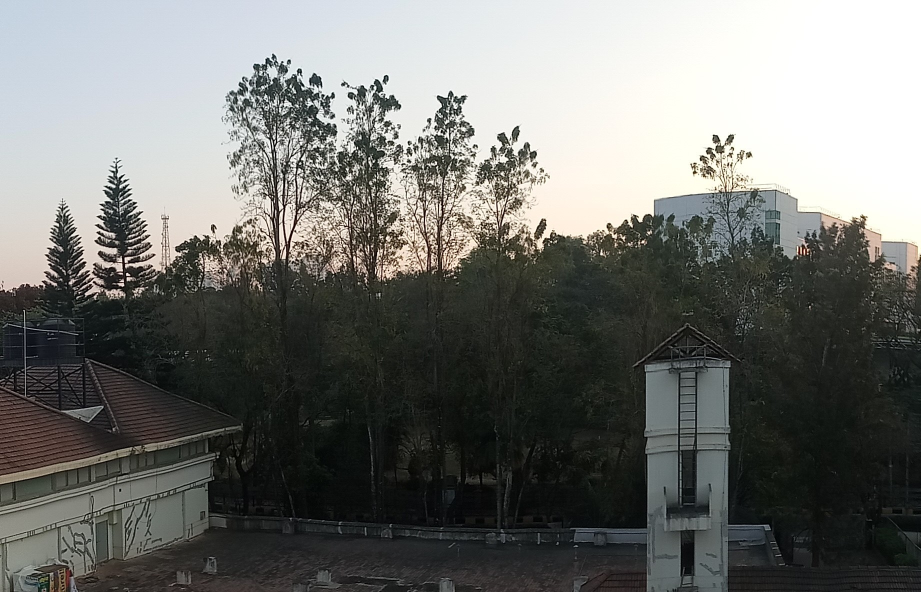
#> input picture Assignment 2/Q2a/pa2.jpg, 1841 x 1184 px (shown at 1/2 size)
$ jupyter execute Q2a_main.ipynb
#> lines starting #> are read from the running program, lines starting #| are printed output that depends on the picture
[cell 1]
import cv2
import numpy as np
import matplotlib.pyplot as plt

[cell 2]
img1 = cv2.imread('pa2.jpg')
#> img1 is the input picture: shape (1184, 1841, 3); mean B, G, R 112, 115.3, 114.2
img1 = cv2.resize(img1,(800,800))
#> img1: shape (800, 800, 3)
#img1 = cv2.resize(img1, (0,0), fx=0.2,fy=0.2)
img2 = cv2.imread('pa1.jpg')
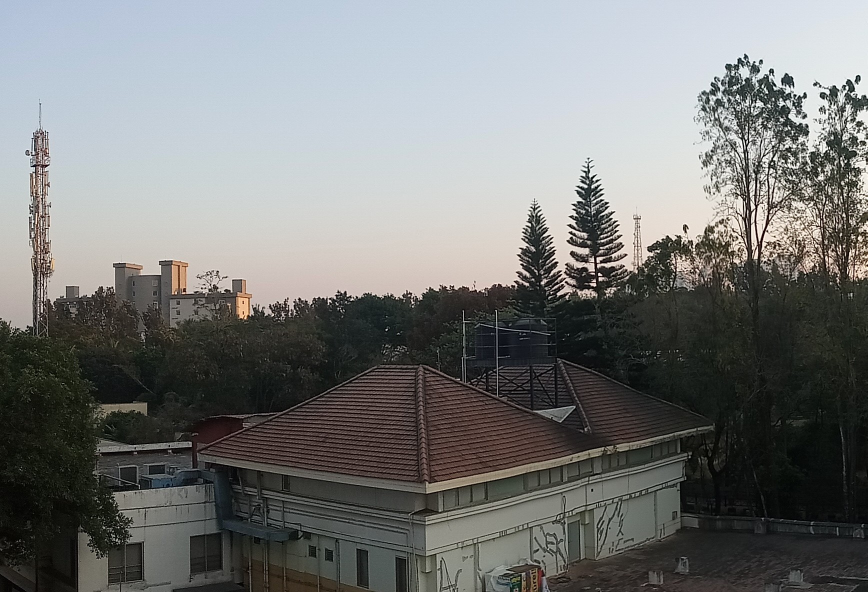
#> input picture Assignment 2/Q2a/pa1.jpg, 1735 x 1184 px (shown at 1/2 size)
#> img2 is the input picture: shape (1184, 1735, 3); mean B, G, R 120.1, 121.1, 119.6
img2 = cv2.resize(img2,(800,800))
#> img2: shape (800, 800, 3)
#img2 = cv2.resize(img2, (0,0), fx=0.2,fy=0.2)

[cell 3]
sift = cv2.SIFT_create()

kp1,des1 = sift.detectAndCompute(img1,None)
#> kp1 = 2415 keypoints; strongest (x, y, size): (604, 233, 2.5), (280, 129, 1.8), (355, 218, 2.6), (105, 370, 2)
simg1=cv2.drawKeypoints(img1,kp1,img1,flags=cv2.DRAW_MATCHES_FLAGS_DRAW_RICH_KEYPOINTS)

kp2,des2 = sift.detectAndCompute(img2,None)
#> kp2 = 2332 keypoints; strongest (x, y, size): (553, 371, 2.3), (733, 129, 1.9), (781, 118, 1.9), (702, 82, 2.2)
simg2=cv2.drawKeypoints(img2,kp2,img2,flags=cv2.DRAW_MATCHES_FLAGS_DRAW_RICH_KEYPOINTS)
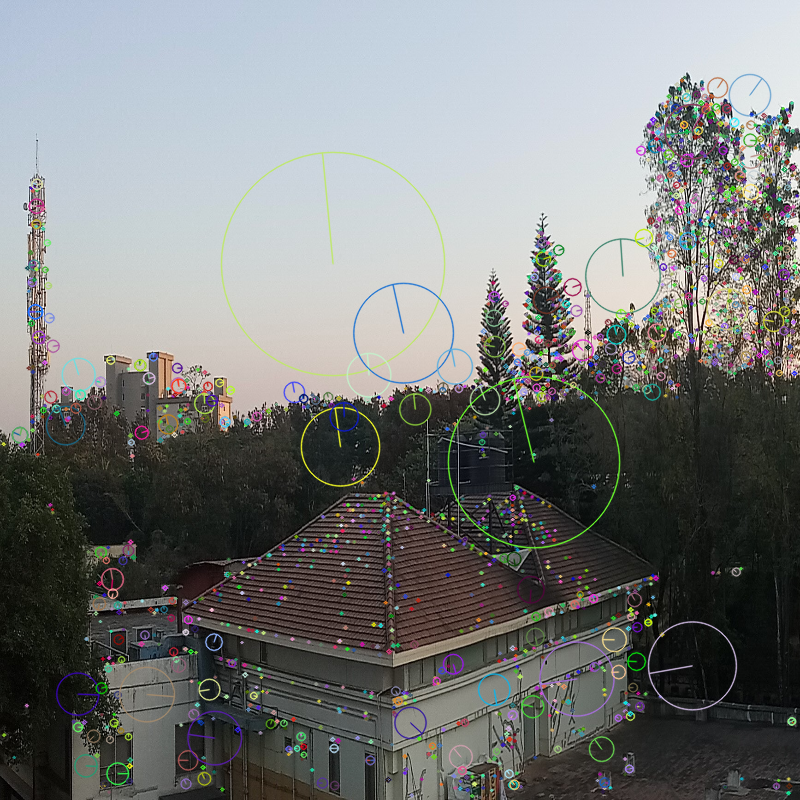
#> simg2: shape (800, 800, 3); mean B, G, R 121.3, 122.5, 120.6

[cell 4]
print(len(kp1))
#| 2415
print(len(kp2))
#| 2332
print(des1.shape)
#| (2415, 128)
print(des2.shape)
#| (2332, 128)

[cell 5]
simg1 = cv2.cvtColor(simg1, cv2.COLOR_BGR2RGB)
plt.imshow(simg1)

[cell 6]
simg2 = cv2.cvtColor(simg2, cv2.COLOR_BGR2RGB)
plt.imshow(simg2)

[cell 7]
bf = cv2.BFMatcher()
matches = bf.knnMatch(des1,des2,k=2)
#> matches = 2415 matches

[cell 8]
good = []
for m,n in matches:
    if m.distance < 0.3*n.distance:
        good.append([m])
#> after the loop, good = 648 matches

[cell 9]
len(good)
#> Out = 648

[cell 10]
img3 = cv2.drawMatchesKnn(img1,kp1,img2,kp2,good,None,flags=cv2.DrawMatchesFlags_NOT_DRAW_SINGLE_POINTS)
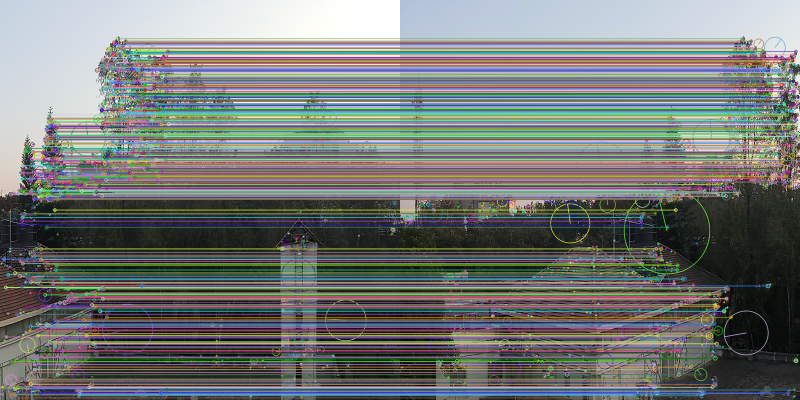
#> img3: shape (800, 1600, 3) (shown at 1/2 size); mean B, G, R 117.2, 119.5, 116.1
plt.imshow(img3)
plt.show()

[cell 11]
src_pts = np.float32([ kp1[m[0].queryIdx].pt for m in good ]).reshape(-1,1,2)
#> src_pts = 648 rows, first 8: [7.41, 517.7], [7.41, 517.7], [11.39, 574.4], [11.39, 574.4], [12.05, 673.3], [15.77, 549.2], [15.77, 549.2], [21.35, 723.1]
dst_pts = np.float32([ kp2[m[0].trainIdx].pt for m in good ]).reshape(-1,1,2)
#> dst_pts = 648 rows, first 8: [443, 517.7], [443, 517.7], [447.5, 574.5], [447.5, 574.5], [448.2, 673.4], [452.1, 549.2], [452.1, 549.2], [458.1, 723]

M, mask = cv2.findHomography(src_pts, dst_pts, cv2.RANSAC,5.0)
#> M = [[1.06, 2.96e-05, 435.3], [7.55e-05, 1, -0.0104], [-1.66e-08, -2.32e-08, 1]]; mask = 648 values from 1 to 1

[cell 12]
img1 = cv2.imread('pa2.jpg',0)
#> img1: shape (1184, 1841); min 0, max 255, mean 114.6
img1 = cv2.resize(img1,(800,800))
#> img1: shape (800, 800)
#img1 = cv2.resize(img1, (0,0), fx=0.2,fy=0.2)
img2 = cv2.imread('pa1.jpg',0)
#> img2: shape (1184, 1735); min 0, max 255, mean 120.5
img2 = cv2.resize(img2,(800,800))
#> img2: shape (800, 800)
#img2 = cv2.resize(img2, (0,0), fx=0.2,fy=0.2)

[cell 13]
h,w = img1.shape
#> h = 800; w = 800
pts = np.float32([ [0,0],[0,h-1],[w-1,h-1],[w-1,0] ]).reshape(-1,1,2)
#> pts = [[0, 0], [0, 799], [799, 799], [799, 0]]
dst = cv2.perspectiveTransform(pts,M)
#> dst = [[435.3, -0.0104], [435.3, 799], [1283.2, 799.1], [1283.1, 0.0499]]
img2 = cv2.polylines(img2,[np.int32(dst)],True,255,3, cv2.LINE_AA)
#> img2: shape (800, 800); min 0, max 255, mean 121.6
plt.imshow(img2)
plt.show()

[cell 14]
img1 = cv2.imread('pa1.jpg')
img1 = cv2.resize(img1,(800,800))
#img1 = cv2.resize(img1, (0,0), fx=0.2,fy=0.2)
img2 = cv2.imread('pa2.jpg')
img2 = cv2.resize(img2,(800,800))
#img2 = cv2.resize(img2, (0,0), fx=0.2,fy=0.2)

[cell 15]
img1_warp = cv2.warpPerspective(img2, M, (img1.shape[1] + img2.shape[1], max(img1.shape[0],img2.shape[0])))
plt.imshow(img1_warp)
img1_warp[0:img1.shape[0], 0:img1.shape[1]] = img1
img1_warp = cv2.cvtColor(img1_warp, cv2.COLOR_BGR2RGB)
plt.imshow(img1_warp)
#> figure, not shown here; B, G, R data is drawn as R, G, B

[cell 16]
def trim(frame):
    #crop top
    if not np.sum(frame[0]):
         frame = trim(frame[1:])
    #crop bottom
    if not np.sum(frame[-1]):
         frame = trim(frame[:-1])
    #crop left
    if not np.sum(frame[:,0]):
         frame = trim(frame[:,1:])
    #crop right
    if not np.sum(frame[:,-1]):
         frame = trim(frame[:,:-1])
    return frame

[cell 17]
plt.imshow(trim(img1_warp))

[cell 18]
img1_warp = trim(img1_warp)
plt.imshow(img1_warp)

[cell 19]
img1_warp = cv2.cvtColor(img1_warp, cv2.COLOR_BGR2RGB)
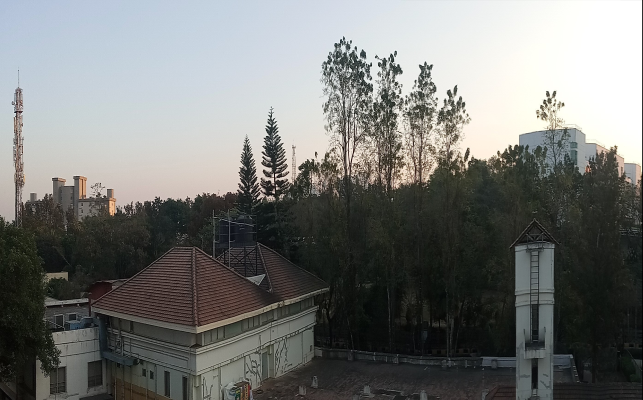
#> img1_warp: shape (800, 1285, 3) (shown at 1/2 size); mean B, G, R 117.3, 119.5, 118.2
cv2.imwrite('r.jpg',img1_warp)
#> Out = True

[cell 20]
img1 = cv2.imread('pa3.jpg')
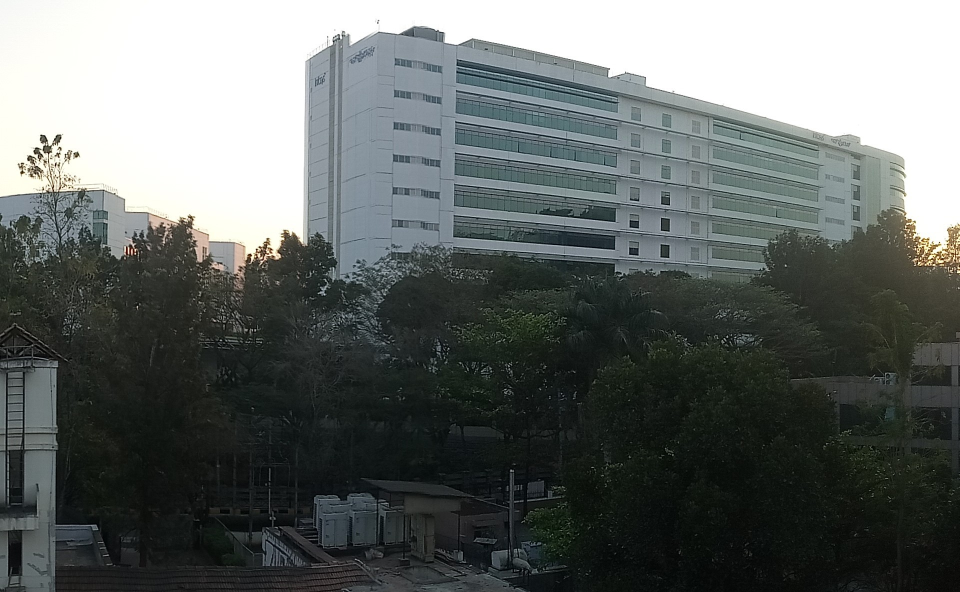
#> input picture Assignment 2/Q2a/pa3.jpg, 1919 x 1184 px (shown at 1/2 size)
#> img1 is the input picture: shape (1184, 1919, 3); mean B, G, R 102.9, 104.9, 99.9
img1 = cv2.resize(img1,(800,800))
#> img1: shape (800, 800, 3)
#img1 = cv2.resize(img1, (0,0), fx=0.2,fy=0.2)
img2 = cv2.imread('r.jpg')
#> img2: shape (800, 1285, 3)
img2 = cv2.resize(img2,(800,800))
#> img2: shape (800, 800, 3)
#img2 = cv2.resize(img2, (0,0), fx=0.2,fy=0.2)

[cell 21]
sift = cv2.SIFT_create()

kp1,des1 = sift.detectAndCompute(img1,None)
#> kp1 = 1088 keypoints; strongest (x, y, size): (208, 344, 2.3), (30, 200, 2), (48, 208, 2.1), (36, 184, 2.8)
simg1=cv2.drawKeypoints(img1,kp1,img1,flags=cv2.DRAW_MATCHES_FLAGS_DRAW_RICH_KEYPOINTS)
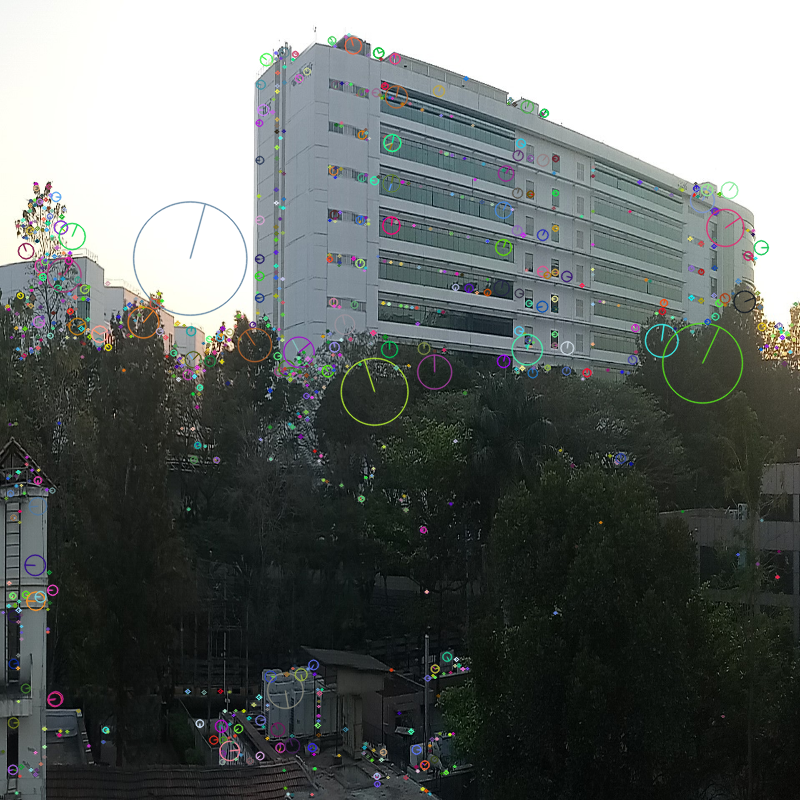
#> simg1: shape (800, 800, 3); mean B, G, R 103.3, 105.4, 100.5

kp2,des2 = sift.detectAndCompute(img2,None)
#> kp2 = 2396 keypoints; strongest (x, y, size): (340, 384, 2.6), (506, 218, 1.9), (670, 233, 1.8), (682, 183, 2)
simg2=cv2.drawKeypoints(img2,kp2,img2,flags=cv2.DRAW_MATCHES_FLAGS_DRAW_RICH_KEYPOINTS)
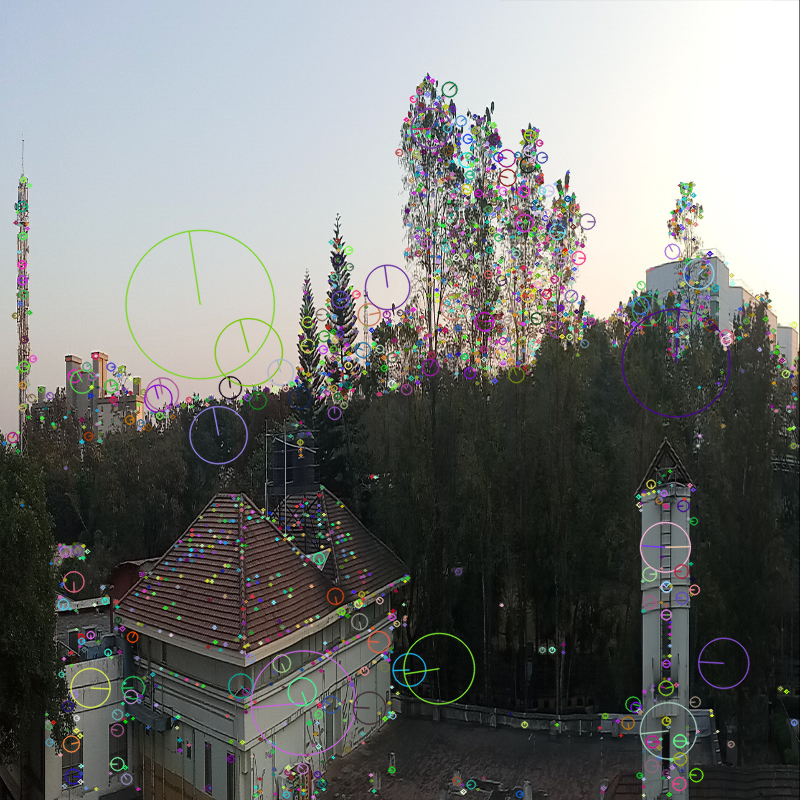
#> simg2: shape (800, 800, 3); mean B, G, R 118.3, 120.4, 118.9

[cell 22]
bf = cv2.BFMatcher()
matches = bf.knnMatch(des1,des2,k=2)
#> matches = 1088 matches

[cell 23]
good = []
for m,n in matches:
    if m.distance < 0.7*n.distance:
        good.append([m])
#> after the loop, good = 59 matches

[cell 24]
img3 = cv2.drawMatchesKnn(img1,kp1,img2,kp2,good,None,flags=cv2.DrawMatchesFlags_NOT_DRAW_SINGLE_POINTS)
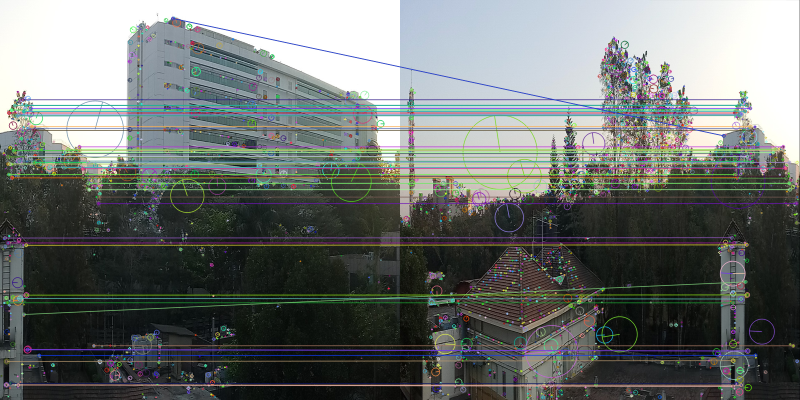
#> img3: shape (800, 1600, 3) (shown at 1/2 size); mean B, G, R 112, 114.3, 109.9
plt.imshow(img3)
plt.show()

[cell 25]
src_pts = np.float32([ kp1[m[0].queryIdx].pt for m in good ]).reshape(-1,1,2)
#> src_pts = 59 rows, first 8: [9.63, 475.6], [12.43, 769.3], [13.03, 722.4], [14.6, 605.1], [15.73, 327.7], [15.96, 485.4], [16.54, 313.3], [16.54, 313.3]
dst_pts = np.float32([ kp2[m[0].trainIdx].pt for m in good ]).reshape(-1,1,2)
#> dst_pts = 59 rows, first 8: [663.2, 475], [665.6, 772.6], [665.9, 720.7], [665.8, 605.2], [667.5, 327.2], [667.9, 485.4], [668.8, 313.5], [668.8, 313.5]

M, mask = cv2.findHomography(src_pts, dst_pts, cv2.RANSAC,5.0)
#> M = [[0.696, -0.00382, 657], [0.00472, 0.998, -0.0492], [1.03e-05, -5.12e-06, 1]]; mask = 59 values, max 1 at index 0, min 0 at index 27, mean 0.949

[cell 26]
img1 = cv2.imread('pa3.jpg',0)
#> img1: shape (1184, 1919); min 0, max 255, mean 103.2
img1 = cv2.resize(img1,(800,800))
#> img1: shape (800, 800)
#img1 = cv2.resize(img1, (0,0), fx=0.2,fy=0.2)
img2 = cv2.imread('r.jpg',0)
#> img2: shape (800, 1285); min 0, max 255, mean 118.9
img2 = cv2.resize(img2,(800,800))
#> img2: shape (800, 800)
#img2 = cv2.resize(img2, (0,0), fx=0.2,fy=0.2)

[cell 27]
h,w = img1.shape
pts = np.float32([ [0,0],[0,h-1],[w-1,h-1],[w-1,0] ]).reshape(-1,1,2)
dst = cv2.perspectiveTransform(pts,M)
#> dst = [[657, -0.0492], [656.6, 800.5], [1205.3, 797.7], [1203.5, 3.69]]
img2 = cv2.polylines(img2,[np.int32(dst)],True,255,3, cv2.LINE_AA)
#> img2: shape (800, 800); min 0, max 255, mean 119.8
plt.imshow(img2)
plt.show()

[cell 28]
img1 = cv2.imread('r.jpg')
img1 = cv2.resize(img1,(800,800))
#img1 = cv2.resize(img1, (0,0), fx=0.2,fy=0.2)
img2 = cv2.imread('pa3.jpg')
img2 = cv2.resize(img2,(800,800))
#img2 = cv2.resize(img2, (0,0), fx=0.2,fy=0.2)

[cell 29]
img1_warp = cv2.warpPerspective(img2, M, (img1.shape[1] + img2.shape[1], max(img1.shape[0],img2.shape[0])))
#> img1_warp: shape (800, 1600, 3)
plt.imshow(img1_warp)
img1_warp[0:img1.shape[0], 0:img1.shape[1]] = img1
img1_warp = cv2.cvtColor(img1_warp, cv2.COLOR_BGR2RGB)
plt.imshow(img1_warp)
#> figure, not shown here; B, G, R data is drawn as R, G, B

[cell 30]
img1 = trim(img1_warp)
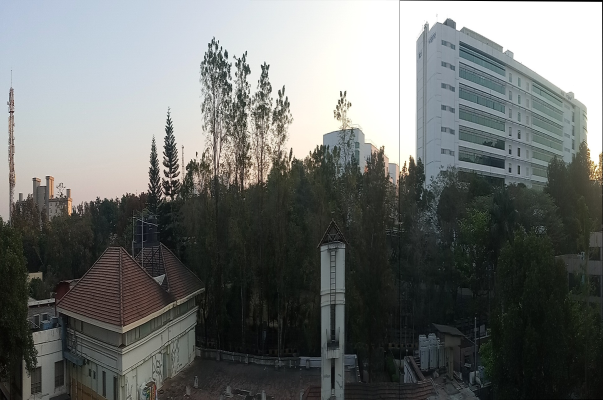
#> img1: shape (800, 1206, 3) (shown at 1/2 size); mean R, G, B 109.3, 112.2, 110.2
cv2.imwrite('f.jpg',img1)
#> Out = True

[cell 31]
height = img1.shape[0]
#> height = 800
width = img1.shape[1]
#> width = 1206
polygon = np.array([[(796, height),(800, height),(800,0), (796,0)]])
mask = np.zeros_like(img1)
mask = cv2.fillPoly(mask,polygon,255)
mask2 = cv2.cvtColor(mask, cv2.COLOR_BGR2GRAY)
plt.imshow(mask2)
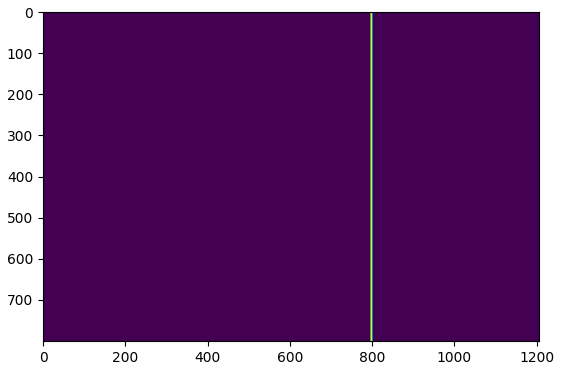
#> figure drawn by matplotlib, 1 panel

[cell 32]
dst = cv2.inpaint(img1,mask2,3,cv2.INPAINT_TELEA)
plt.imshow(dst)

[cell 33]
dst = cv2.cvtColor(dst, cv2.COLOR_BGR2RGB)
cv2.imwrite('f_result.jpg',dst)
#> Out = True
